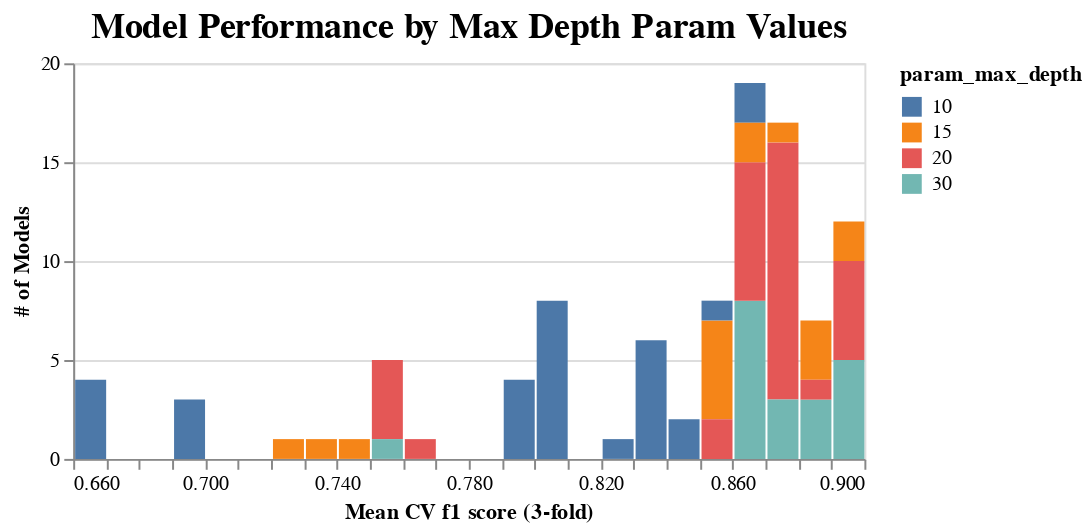

Write notebook code for a chart like this one.
### Code cell
# 21 of the 30 worst-performing models had max depth of 10.

alt.Chart(results_all_params).mark_bar().encode(
    x = alt.Y('f1_rounded', title = 'Mean CV f1 score (3-fold)', bin=alt.Bin(maxbins=25)),
    y = alt.Y('count()', title = '# of Models'),
    color = 'param_max_depth:N').properties(height = 200, width = 400, title = 'Model Performance by Max Depth Param Values').configure_title(fontSize=18)
